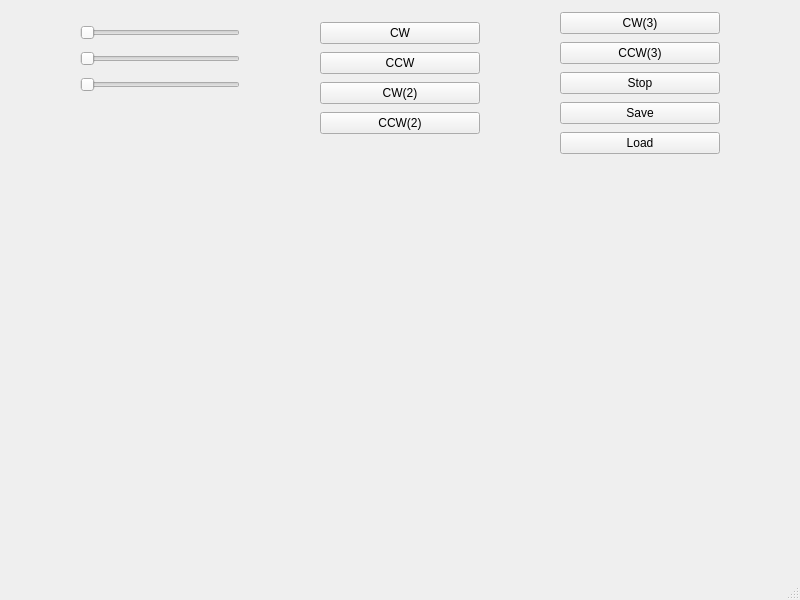
<?xml version="1.0" encoding="UTF-8"?>
<ui version="4.0">
 <class>MainWindow</class>
 <widget class="QMainWindow" name="MainWindow">
  <property name="geometry">
   <rect>
    <x>0</x>
    <y>0</y>
    <width>800</width>
    <height>600</height>
   </rect>
  </property>
  <property name="windowTitle">
   <string>MainWindow</string>
  </property>
  <widget class="QWidget" name="centralwidget">
   <widget class="QWidget" name="verticalLayoutWidget_3">
    <property name="geometry">
     <rect>
      <x>80</x>
      <y>20</y>
      <width>160</width>
      <height>80</height>
     </rect>
    </property>
    <layout class="QVBoxLayout" name="verticalLayout_3">
     <item>
      <widget class="QSlider" name="sliderJoint1">
       <property name="orientation">
        <enum>Qt::Horizontal</enum>
       </property>
      </widget>
     </item>
     <item>
      <widget class="QSlider" name="sliderJoint2">
       <property name="orientation">
        <enum>Qt::Horizontal</enum>
       </property>
      </widget>
     </item>
     <item>
      <widget class="QSlider" name="sliderJoint3">
       <property name="orientation">
        <enum>Qt::Horizontal</enum>
       </property>
      </widget>
     </item>
    </layout>
   </widget>
   <widget class="QWidget" name="verticalLayoutWidget_4">
    <property name="geometry">
     <rect>
      <x>320</x>
      <y>20</y>
      <width>160</width>
      <height>120</height>
     </rect>
    </property>
    <layout class="QVBoxLayout" name="verticalLayout_4">
     <item>
      <widget class="QPushButton" name="btnCW1">
       <property name="text">
        <string>CW</string>
       </property>
      </widget>
     </item>
     <item>
      <widget class="QPushButton" name="btnCCW1">
       <property name="text">
        <string>CCW</string>
       </property>
      </widget>
     </item>
     <item>
      <widget class="QPushButton" name="btnCW2">
       <property name="text">
        <string>CW(2)</string>
       </property>
      </widget>
     </item>
     <item>
      <widget class="QPushButton" name="btnCCW2">
       <property name="text">
        <string>CCW(2)</string>
       </property>
      </widget>
     </item>
    </layout>
   </widget>
   <widget class="QWidget" name="verticalLayoutWidget_5">
    <property name="geometry">
     <rect>
      <x>560</x>
      <y>10</y>
      <width>160</width>
      <height>151</height>
     </rect>
    </property>
    <layout class="QVBoxLayout" name="verticalLayout_5">
     <item>
      <widget class="QPushButton" name="btnCW3">
       <property name="text">
        <string>CW(3)</string>
       </property>
      </widget>
     </item>
     <item>
      <widget class="QPushButton" name="btnCCW3">
       <property name="text">
        <string>CCW(3)</string>
       </property>
      </widget>
     </item>
     <item>
      <widget class="QPushButton" name="btnStop">
       <property name="text">
        <string>Stop</string>
       </property>
      </widget>
     </item>
     <item>
      <widget class="QPushButton" name="btnSave">
       <property name="text">
        <string>Save</string>
       </property>
      </widget>
     </item>
     <item>
      <widget class="QPushButton" name="btnLoad">
       <property name="text">
        <string>Load</string>
       </property>
      </widget>
     </item>
    </layout>
   </widget>
  </widget>
  <widget class="QMenuBar" name="menubar">
   <property name="geometry">
    <rect>
     <x>0</x>
     <y>0</y>
     <width>800</width>
     <height>22</height>
    </rect>
   </property>
  </widget>
  <widget class="QStatusBar" name="statusbar"/>
 </widget>
 <resources/>
 <connections/>
</ui>
